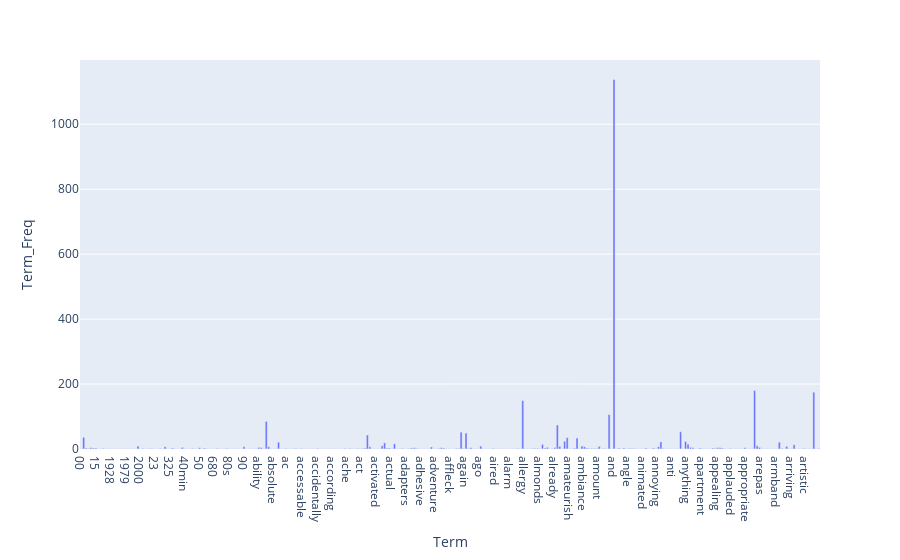

The notebook cell this image was saved under:
### Markdown cell above
#### >>> **Exercise 13 (take home):**
If you want a nicer interactive visualization here, I would encourage you try to install and use plotly to achieve this.

### Code cell
import plotly.express as px

new_df_plotly = pd.DataFrame(count_vect.get_feature_names_out()[:300], columns = ['Term'])
new_df_plotly['Term_Freq'] = new_term_frequencies[:300]
new_df_plotly_fig = px.bar(new_df_plotly, x='Term', y='Term_Freq')
new_df_plotly_fig.show()

### Figure 1 — Plotly figure (JSON) as saved in the notebook; plotly's stock layout.template omitted (floating-point values rounded to 4 significant figures; data arrays with more than 128 entries replaced by an {"elided": "..."} marker saying what was removed)
{"data": [{"alignmentgroup": "True", "hovertemplate": "Term=%{x}<br>Term_Freq=%{y}<extra></extra>", "legendgroup": "", "marker": {"color": "#636efa", "pattern": {"shape": ""}}, "name": "", "offsetgroup": "", "orientation": "v", "showlegend": false, "textposition": "auto", "type": "bar", "x": {"elided": "300 str values"}, "xaxis": "x", "y": {"elided": "300 int values"}, "yaxis": "y"}], "layout": {"barmode": "relative", "legend": {"tracegroupgap": 0}, "margin": {"t": 60}, "xaxis": {"anchor": "y", "domain": [0, 1], "title": {"text": "Term"}}, "yaxis": {"anchor": "x", "domain": [0, 1], "title": {"text": "Term_Freq"}}}}
